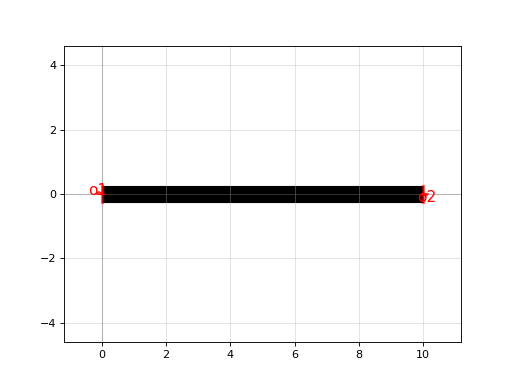

Generate this figure with Python:
import gdsfactory as gf

c = gf.components.straight(length=10.0, npoints=2, with_bbox=False, cross_section='strip')
c.plot()
